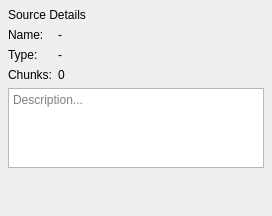
<?xml version="1.0" encoding="UTF-8"?>
<ui version="4.0">
 <class>SourceDetailsPanel</class>
 <widget class="QWidget" name="SourceDetailsPanel">
  <property name="minimumSize">
   <size><width>240</width><height>0</height></size>
  </property>
  <layout class="QVBoxLayout" name="mainLayout">
   <property name="leftMargin"><number>8</number></property>
   <property name="topMargin"><number>8</number></property>
   <property name="rightMargin"><number>8</number></property>
   <property name="bottomMargin"><number>8</number></property>
   <property name="spacing"><number>6</number></property>
   <item>
    <widget class="QLabel" name="titleLabel">
     <property name="text"><string>Source Details</string></property>
    </widget>
   </item>
   <item>
    <layout class="QFormLayout" name="formLayout">
     <item row="0" column="0">
      <widget class="QLabel" name="nameLabel">
       <property name="text"><string>Name:</string></property>
      </widget>
     </item>
     <item row="0" column="1">
      <widget class="QLabel" name="nameValue">
       <property name="text"><string>-</string></property>
      </widget>
     </item>
     <item row="1" column="0">
      <widget class="QLabel" name="typeLabel">
       <property name="text"><string>Type:</string></property>
      </widget>
     </item>
     <item row="1" column="1">
      <widget class="QLabel" name="typeValue">
       <property name="text"><string>-</string></property>
      </widget>
     </item>
     <item row="2" column="0">
      <widget class="QLabel" name="chunksLabel">
       <property name="text"><string>Chunks:</string></property>
      </widget>
     </item>
     <item row="2" column="1">
      <widget class="QLabel" name="chunksValue">
       <property name="text"><string>0</string></property>
      </widget>
     </item>
    </layout>
   </item>
   <item>
    <widget class="QTextEdit" name="descriptionText">
     <property name="placeholderText"><string>Description...</string></property>
     <property name="maximumSize">
       <size><width>16777215</width><height>80</height></size>
      </property>
     <property name="readOnly"><bool>true</bool></property>
    </widget>
   </item>
   <item>
    <spacer name="bottomSpacer">
     <property name="orientation"><enum>Qt::Orientation::Vertical</enum></property>
     <property name="sizeHint" stdset="0">
      <size><width>20</width><height>40</height></size>
     </property>
    </spacer>
   </item>
  </layout>
 </widget>
 <layoutdefault spacing="6" margin="11"/>
 <resources/>
 <connections/>
</ui>
